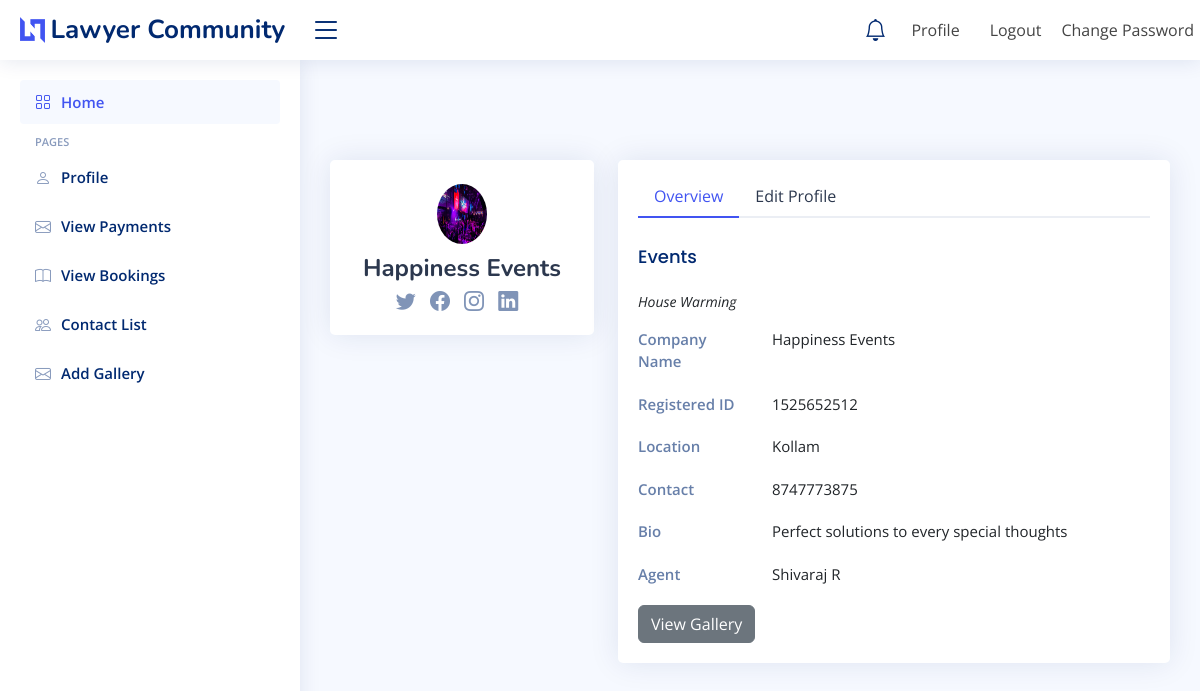
The app's page /profile/ (signed in) with its own data.
### event_app/models.py (models this page shows, shortened)
class CompanyProfile(models.Model):
    user = models.ForeignKey(User, on_delete=models.CASCADE,related_name='comp_profile')
    comp_type = models.ForeignKey(Categories, on_delete=models.CASCADE,related_name='company_profiles', null=True)
    comp_location = models.CharField(max_length=100, null=True)
    comp_id = models.IntegerField(null=True)
    comp_image = models.ImageField(upload_to='comp_images',default=default_profile_pic)
    comp_contact = models.CharField(max_length=12, null=True)
    comp_bio = models.TextField(null=True)
    comp_agent = models.CharField(max_length=100, null=True)

class User(AbstractUser):
    is_company = models.BooleanField(default=False)     # TICK OR NON_TICK
    is_customer = models.BooleanField(default=False)

class Categories(models.Model):
    event_name = models.CharField(max_length=100, null=True)
    event_des = models.CharField(max_length=500, null=True)
    event_image = models.ImageField(null=True, upload_to='category_images')
    event_prize = models.IntegerField(null=True)
    def __str__(self):
        return self.event_name

### event_app/views.py (the view)
# urls.py: path('profile/', views.edit_company_profile, name='profile'),
def edit_company_profile(request):
    try:
        company_profile = CompanyProfile.objects.get(user=request.user)
    except CompanyProfile.DoesNotExist:
        company_profile = None
    if request.method == 'POST':
        form = CompanyProfileForm(request.POST, request.FILES, instance=company_profile)
        if form.is_valid():
            company_profile = form.save(commit=False)
            company_profile.user = request.user
            company_profile.save()
            user = request.user
            user.first_name = form.cleaned_data.get('first_name', user.first_name)
            user.email = form.cleaned_data.get('email', user.email)
            user.save()
            return redirect('profile')  # Redirect to the lawyer's profile page
    else:
        initial_data = {
            'first_name': request.user.first_name,
            'email': request.user.email,
        }
        form = CompanyProfileForm(instance=company_profile, initial=initial_data)
    return render(request, 'event_export/company_profile_form.html', {'form': form, 'company_profile':company_profile})

### templates/event_export/company_profile_form.html (shortened to what this page needs)
{% extends 'event_export/company_base.html' %}
{% load static %}
{% block content %}
<main id="main" class="main">
    <section class="section profile" style="margin-top: 80px">
        <div class="row">
            <div class="col-xl-4">
                <div class="card">
                    <div class="card-body profile-card pt-4 d-flex flex-column align-items-center">
                        <img src="{{  company_profile.comp_image.url }}" alt="Profile" class="rounded-circle" style="width:50px; height: 60px;">
                        <h2>{{ company_profile.user.first_name }}</h2>
                        <div class="social-links mt-2">
                            <a href="#" class="twitter"><i class="bi bi-twitter"></i></a>
                            <a href="#" class="facebook"><i class="bi bi-facebook"></i></a>
                            <a href="#" class="instagram"><i class="bi bi-instagram"></i></a>
                            <a href="#" class="linkedin"><i class="bi bi-linkedin"></i></a>
                        </div>
                    </div>
                </div>
            </div>
            <div class="col-xl-8">
                <div class="card">
                    <div class="card-body pt-3">
                        <ul class="nav nav-tabs nav-tabs-bordered">
                            <li class="nav-item">
                                <button class="nav-link active" data-bs-toggle="tab" data-bs-target="#profile-overview">Overview</button>
                            </li>
                            <li class="nav-item">
                                <button class="nav-link" data-bs-toggle="tab" data-bs-target="#profile-edit">Edit Profile</button>
                            </li>
                        </ul>
                        <div class="tab-content pt-2">
                            <div class="tab-pane fade show active profile-overview" id="profile-overview">
                                <h5 class="card-title">Events</h5>
                                <p class="small fst-italic">{{ company_profile.comp_type }}</p>
                                <div class="row">
                                    <div class="col-lg-3 col-md-4 label">Company Name</div>
                                    <div class="col-lg-9 col-md-8">{{ company_profile.user.first_name }}</div>
                                </div>
                                <div class="row">
                                    <div class="col-lg-3 col-md-4 label">Registered ID</div>
                                    <div class="col-lg-9 col-md-8">{{ company_profile.comp_id }}</div>
                                </div>
                                <div class="row">
                                    <div class="col-lg-3 col-md-4 label">Location</div>
                                    <div class="col-lg-9 col-md-8">{{ company_profile.comp_location }}</div>
                                </div>
                                <div class="row">
                                    <div class="col-lg-3 col-md-4 label">Contact</div>
                                    <div class="col-lg-9 col-md-8">{{ company_profile.comp_contact }}</div>
                                </div>
                                <div class="row">
                                    <div class="col-lg-3 col-md-4 label">Bio</div>
                                    <div class="col-lg-9 col-md-8">{{ company_profile.comp_bio }}</div>
                                </div>
                                <div class="row">
                                    <div class="col-lg-3 col-md-4 label">Agent</div>
                                    <div class="col-lg-9 col-md-8">{{ company_profile.comp_agent }}</div>
                                </div>
                                {%if company_profile.id%}
                                    <div>
                                        <a href="{% url 'display_gallery' company_profile.id %}" class="btn btn-secondary">View Gallery</a>
                                    </div>
                                    {%endif%}
                            </div>
                        </div>
                    </div>
                </div>
            </div>
        </div>
    </section>
</main>
{% endblock %}

### static/assets/css/style.css (style rules this page uses)
:root { scroll-behavior: smooth; }
body { font-family: "Open Sans", sans-serif; background: #f6f9ff; color: #444444; }
a { color: #4154f1; text-decoration: none; }
h1, h2, h3, h4, h5, h6 { font-family: "Nunito", sans-serif; }
#main { margin-top: 60px; padding: 20px 30px; transition: all 0.3s; }
.card { margin-bottom: 30px; border: none; border-radius: 5px; box-shadow: 0px 0 30px rgba(1, 41, 112, 0.1); }
.card-title { padding: 20px 0 15px 0; font-size: 18px; font-weight: 500; color: #012970; font-family: "Poppins", sans-serif; }
.card-body { padding: 0 20px 20px 20px; }
.nav-tabs-bordered { border-bottom: 2px solid #ebeef4; }
.nav-tabs-bordered .nav-link { margin-bottom: -2px; border: none; color: #2c384e; }
.nav-tabs-bordered .nav-link.active { background-color: #fff; color: #4154f1; border-bottom: 2px solid #4154f1; }
@media (min-width: 1200px) { #main, #footer { margin-left: 300px; } }
.profile .profile-card img { max-width: 120px; }
.profile .profile-card h2 { font-size: 24px; font-weight: 700; color: #2c384e; margin: 10px 0 0 0; }
.profile .profile-card .social-links a { font-size: 20px; display: inline-block; color: rgba(1, 41, 112, 0.5); line-height: 0; margin-right: 10px; transition: 0.3s; }
.profile .profile-overview .row { margin-bottom: 20px; font-size: 15px; }
.profile .profile-overview .card-title { color: #012970; }
.profile .profile-overview .label { font-weight: 600; color: rgba(1, 41, 112, 0.6); }

### records on screen
CompanyProfile: comp_image (picture), user.first_name "Happiness Events", comp_type "House Warming", comp_id "1525652512", comp_location "Kollam", comp_contact "8747773875", comp_bio "Perfect solutions to every special thoughts", comp_agent "Shivaraj R"
